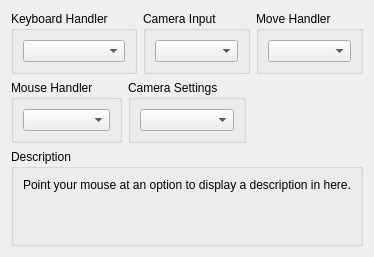
     <widget class="QWidget" name="inputTab">
      <attribute name="title">
       <string>I/O</string>
      </attribute>
      <layout class="QVBoxLayout" name="verticalLayout_32">
       <item>
        <layout class="QHBoxLayout" name="horizontalLayout_10" stretch="1,1,1">
         <item>
          <widget class="QGroupBox" name="groupBox_51">
           <property name="title">
            <string>Keyboard Handler</string>
           </property>
           <layout class="QVBoxLayout" name="verticalLayout_27">
            <item>
             <widget class="QComboBox" name="keyboardHandlerBox"/>
            </item>
           </layout>
          </widget>
         </item>
         <item>
          <widget class="QGroupBox" name="groupBox_31">
           <property name="title">
            <string>Camera Input</string>
           </property>
           <layout class="QVBoxLayout" name="verticalLayout_30">
            <item>
             <widget class="QComboBox" name="cameraTypeBox"/>
            </item>
           </layout>
          </widget>
         </item>
         <item>
          <widget class="QGroupBox" name="groupBox_2">
           <property name="title">
            <string>Move Handler</string>
           </property>
           <layout class="QVBoxLayout" name="verticalLayout_62">
            <item>
             <widget class="QComboBox" name="moveBox"/>
            </item>
           </layout>
          </widget>
         </item>
        </layout>
       </item>
       <item>
        <layout class="QHBoxLayout" name="horizontalLayout_11" stretch="1,1,1">
         <item>
          <widget class="QGroupBox" name="groupBox_53">
           <property name="title">
            <string>Mouse Handler</string>
           </property>
           <layout class="QVBoxLayout" name="verticalLayout_28">
            <item>
             <widget class="QComboBox" name="mouseHandlerBox"/>
            </item>
           </layout>
          </widget>
         </item>
         <item>
          <widget class="QGroupBox" name="groupBox_54">
           <property name="title">
            <string>Camera Settings</string>
           </property>
           <layout class="QVBoxLayout" name="verticalLayout_31">
            <item>
             <widget class="QComboBox" name="cameraBox"/>
            </item>
           </layout>
          </widget>
         </item>
         <item>
          <widget class="QWidget" name="widget_7" native="true"/>
         </item>
        </layout>
       </item>
       <item>
        <spacer name="verticalSpacer_7">
         <property name="orientation">
          <enum>Qt::Vertical</enum>
         </property>
         <property name="sizeType">
          <enum>QSizePolicy::MinimumExpanding</enum>
         </property>
         <property name="sizeHint" stdset="0">
          <size>
           <width>0</width>
           <height>0</height>
          </size>
         </property>
        </spacer>
       </item>
       <item>
        <widget class="QGroupBox" name="groupBox_59">
         <property name="title">
          <string>Description</string>
         </property>
         <layout class="QVBoxLayout" name="verticalLayout_33">
          <item>
           <widget class="QLabel" name="description_io">
            <property name="text">
             <string>Point your mouse at an option to display a description in here.


</string>
            </property>
            <property name="textFormat">
             <enum>Qt::PlainText</enum>
            </property>
            <property name="alignment">
             <set>Qt::AlignLeading|Qt::AlignLeft|Qt::AlignTop</set>
            </property>
            <property name="wordWrap">
             <bool>true</bool>
            </property>
           </widget>
          </item>
         </layout>
        </widget>
       </item>
      </layout>
     </widget>
